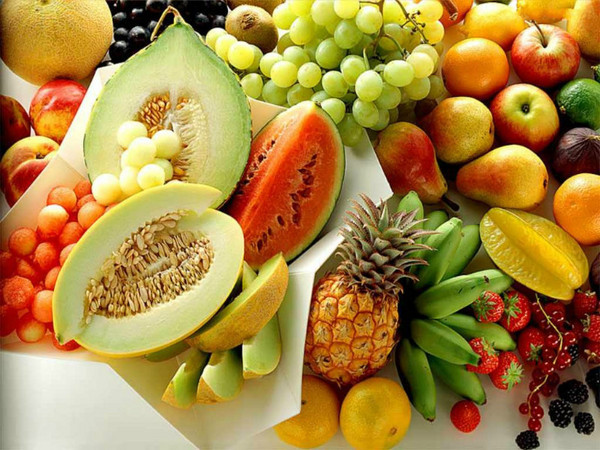
//> input picture CV01/CV02/1.jpg, 600 x 450 px, given in place of the camera
$ ./canny   (built with g++ and OpenCV 4)
//> lines starting //> are read from the running program, lines starting //| are printed output that depends on the picture

#include <opencv2/opencv.hpp>
#include<opencv2/imgproc/imgproc.hpp>
using namespace cv;

int main()
{
	VideoCapture capture, cap1;
	capture.open(0);
	cap1.open(1);
	if (!capture.isOpened())
	{
		return -1;
	}
	Mat srcImage;
	while (1)
	{
		capture.read(srcImage);
//> srcImage is the input picture: 450 rows x 600 cols, CV_8UC3; mean B, G, R 65.6, 133.3, 167.6

		imshow("【原始图】Canny边缘检测", srcImage); 	//显示原始图
		Mat dstImage, edge, grayImage;	//参数定义

		dstImage.create(srcImage.size(), srcImage.type());

		cvtColor(srcImage, grayImage, CV_BGR2GRAY);
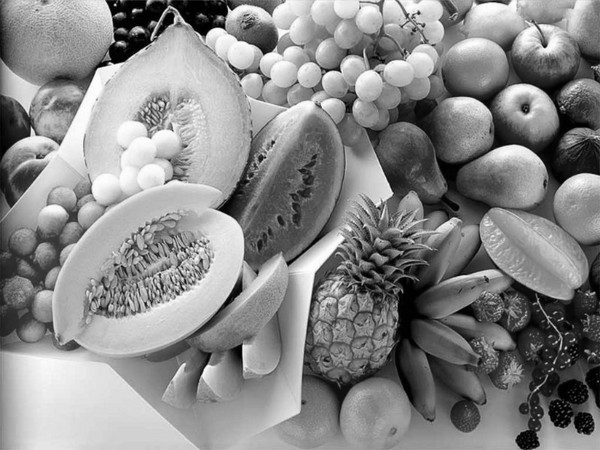
//> grayImage: 450 rows x 600 cols, CV_8UC1; min 0, max 255, mean 135.8

		blur(grayImage, edge, Size(5, 5));
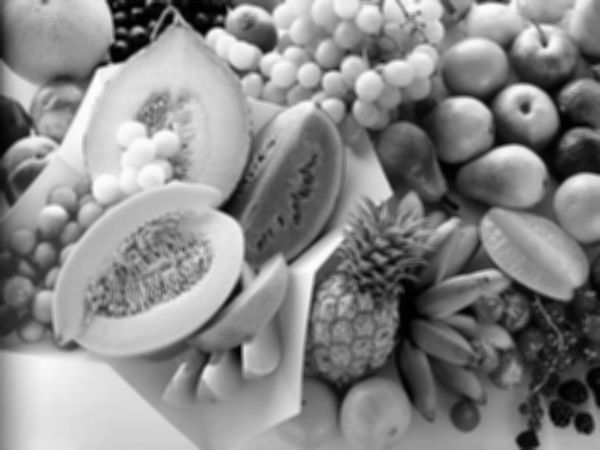
//> edge: 450 rows x 600 cols, CV_8UC1; min 0, max 253, mean 135.8

		Canny(edge, edge, 3, 25, 3);
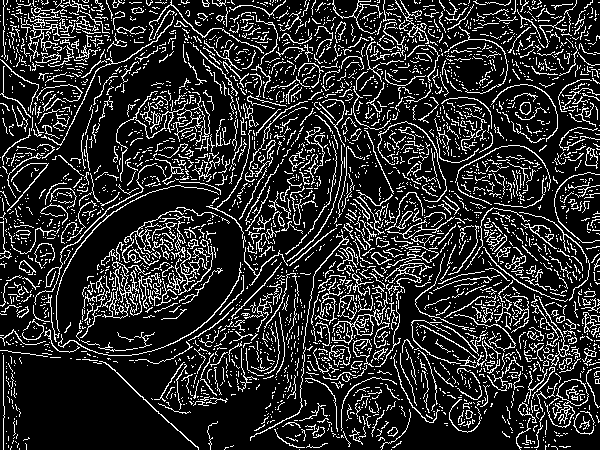
//> edge: 450 rows x 600 cols, CV_8UC1; 17.2% white in thin lines or dots

		imshow("【效果图】Canny边缘检测", edge);

		waitKey(30);
	}

	return 0;
}
